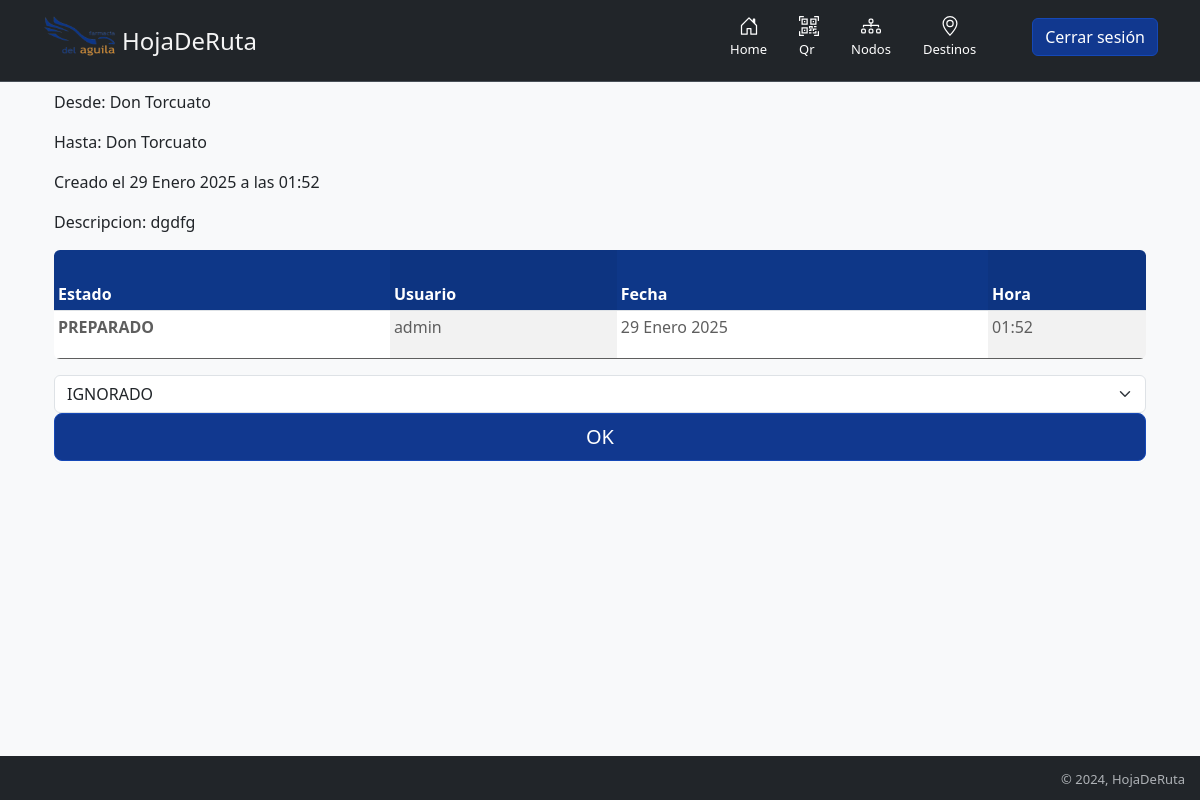
Screenshot of /41/ver (signed in) with the database file from the repository.
### hojaderuta/models.py (models this page shows, shortened)
class Envio(models.Model):
    usuario= models.ForeignKey(User, on_delete=models.SET_NULL, null= True)
    origen = models.ForeignKey(Nodo, related_name='origen', on_delete=models.SET_NULL, null= True, blank= True)
    otro_origen = models.ForeignKey(Destino, related_name='otro_origen', on_delete=models.SET_NULL, null= True, blank= True)
    estado = models.ForeignKey(Estado, on_delete=models.SET_NULL, null= True,)
    destino = models.ForeignKey(Nodo, related_name= 'destino', on_delete=models.SET_NULL, null= True, blank= True)
    otro_destino = models.ForeignKey(Destino, related_name='otro_destino',  on_delete= models.SET_NULL, null= True, blank= True)
    descripcion = models.TextField(max_length=1000, help_text="Ingrese una breve descripción del envío.", null= False)
    fecha = models.DateField("Fecha de Creacion", null= True, blank=True, default= datetime.today().strftime("%Y-%m-%d"))
    hora = models.TimeField("Hora de Creacion", null= True, blank=True, default= time.strftime("%H:%M:%S", time.localtime()))
    class Meta:
        ordering = ["-id"]

class SeguimientoDeEnvio(models.Model):
    usuario= models.ForeignKey(User, on_delete=models.SET_NULL, null= True)
    envio = models.ForeignKey(Envio, on_delete=models.SET_NULL, null=True,)
    estado = models.ForeignKey(Estado, on_delete=models.SET_NULL, null= True,)
    fecha_de_modificacion = models.DateField(null=True, blank=True, default= datetime.today().strftime("%Y-%m-%d"))
    hora_de_modificacion = models.TimeField("Hora de modificacion", null= True, blank=True, default= time.strftime("%H:%M:%S", time.localtime()))
    class Meta:
        ordering = ["-fecha_de_modificacion"]

### nodos/models.py (models this page shows, shortened)
class Nodo(models.Model):
    nombre  = models.CharField(max_length=30)
    calle = models.CharField(max_length=30)
    numero = models.IntegerField(null= False)
    localidad = models.CharField(max_length=30)
    NumTelefonoRegex = RegexValidator(regex=r"^\+?1?\d{8,15}$")
    telefono = models.CharField(validators=[NumTelefonoRegex], max_length=16, unique=True)
    maps = models.TextField(max_length=1000, blank=True, null=True)
    estado = models.ForeignKey(Estado, on_delete= models.SET_NULL, null= True)
    def __str__(self):
        return self.nombre

### estados/models.py (models this page shows, shortened)
class Estado(models.Model):
    nombre= models.CharField(max_length=30, null= False)
    color= models.CharField(max_length=30, null= True, blank= True)
    def __str__(self):
        return '%s' %self.nombre

### hojaderuta/views.py (the view)
# urls.py: path('<int:envio_id>/ver', usuario.ver_envio, name = 'ver_envio'),
    def ver_envio(self, request, envio_id):
        try:
            self.obtener_nodos(request)
            envio = self.envio.get(id = envio_id)
            if request.method == "POST":
                estado = request.POST.get("estado")
                envio.estado = self.estado.get( id= estado )
                envio.save()
            self.params['envio'] = envio
            return render( request, 'hojaderuta/detalle_envio.html', self.params )
        except:
            raise Http404

### hojaderuta/forms.py (shortened to what this page needs)
class EnvioForm(forms.ModelForm):
    class Meta:
        model = Envio
        widgets = {
            'origen': forms.Select(attrs={'class': 'form-select'}),
            'destino': forms.Select(attrs={'class': 'form-select'}),
            'descripcion': forms.Textarea(attrs={'class': 'form-control'}),
        }
        fields = ['origen', 'destino' ,'descripcion']

### farmacia/models.py (called while the page is built)
    def obtener_nodos(self, request):
        self.params['perfil'] = self.perfil.filter( usuario= request.user)

### hojaderuta/templatetags/mi_templatetag.py (called while the page is built, shortened)
@register.filter(name= 'cambio_estado')
def cambio_estado(envio, perfil):
    lista_nodos = []
    for nodo in perfil:
        lista_nodos.append(nodo.nodo)
    if envio.origen in lista_nodos:
        if envio.estado == parametro.preparado:
            return format_html(
                """
                    <select name="estado" class="form-select">
                        <option value="{}">{}</option>
                    </select>

                    <input type="submit" value="OK" class="w-100 mb-2 btn btn-lg rounded-3 btn-primary" id="btn_ok">
                """, parametro.ignorado.id, parametro.ignorado.nombre )
        else:
            return format_html('<p>No hay cambios de estados</p>')

### templates/hojaderuta/detalle_envio.html (shortened to what this page needs)
{% extends "layout.html" %}
{% load static %}
{% load mi_templatetag %}
{% block content %}
<div class="container">
    <div class="row">
        <div class="col">
            <p>Desde: {{ envio.origen }}</p>
            <p>Hasta: {{ envio.destino }}</p>
            <p>Creado el {{ envio.fecha }} a las {{ envio.hora }}</p>
            <p>Descripcion: {{ envio.descripcion }}</p>
        </div>
    </div>
    <div class="row">
        <div class="col">
            <div class="table-responsive">
                <table class="table table-striped-columns table-sm">
                    <thead>
                        <tr>
                        <th scope="col" style="background-color: #0e3788; color: white;">Estado</th>
                        <th scope="col" style="background-color: #0e3788; color: white;">Usuario</th>
                        <th scope="col" style="background-color: #0e3788; color: white;">Fecha
                        <th scope="col" style="background-color: #0e3788; color: white;">Hora</th>
                        </tr>
                    </thead>
                    <tbody>
                        {% for seguimiento in envio.seguimientodeenvio_set.all %}
                        <tr>
                            <th style="color: rgb(94, 94, 94);" scope="row">{{seguimiento.estado}}</th>
                            <td style="color: rgb(94, 94, 94);">{{seguimiento.usuario}}</td>
                            <td style="color: rgb(94, 94, 94);">{{ seguimiento.fecha_de_modificacion }}</td>
                            <td style="color: rgb(94, 94, 94);">{{ seguimiento.hora_de_modificacion }}</td>
                        </tr>
                        {% endfor %}
                    </tbody>
                </table>
            </div>
        </div>
    </div>
</div>
<div class="container">
    <form method="post" action="">
        {{ envio|cambio_estado:perfil }}
    </form>
</div>
{% endblock %}

### rows the page displays
Envio: origen "Don Torcuato", destino "Don Torcuato", fecha "29 Enero 2025", hora "01:52", descripcion "dgdfg", estado "IGNORADO"
SeguimientoDeEnvio: estado "PREPARADO", usuario "admin", fecha_de_modificacion "29 Enero 2025", hora_de_modificacion "01:52"
